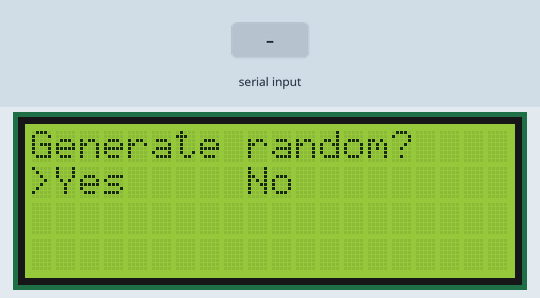
Bench run of a sketch on a simulated Arduino Uno, built with avr-gcc and run on an emulated ATmega328P. Shown: 20×4 character LCD. Inputs (shaded band) come from the test bench. Storage starts empty; random numbers use the default seed unless the sketch sets one; EEPROM starts erased; what the sketch prints to the serial monitor is not drawn.

Above: at 1.0 s.
1.1 s: "s" received over Serial
At 2.1 s:
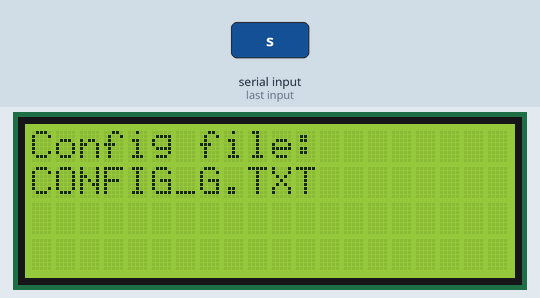
At 6.5 s:
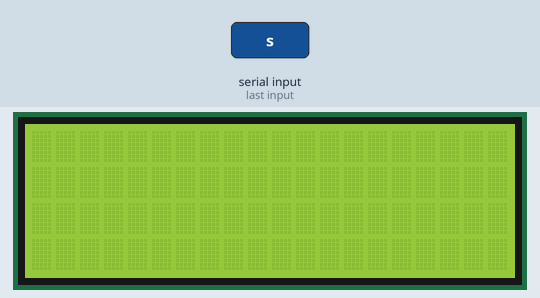
Timing chart, 0 to 8.0 s (numbered marks = the images above; inputs shaded):
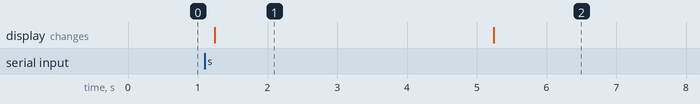

The sketch:

test.ino
```cpp
#include <Wire.h>
#include <LiquidCrystal_I2C.h>
#include <EEPROM.h>
#include <SD.h>
#include <SPI.h>
#include <TMRpcm.h>


LiquidCrystal_I2C lcd(0x27, 20, 4);
TMRpcm audio;


#define SS_SD 10
#define ENC_SW 3
#define MODE 0 //0-Serial control, 1 - encoder
#define configStateAddress 100 //50 - no config, 100 - configured,
#define configNameAddress 300

char* configName;
char current;
byte coding[16][3];


void setup() {
  Serial.begin(115200);
  audio.CSPin = SS_SD;
  audio.speakerPin = 9;
  pinMode(ENC_SW, INPUT_PULLUP);
  lcd.init();
  lcd.backlight();

  if (!SD.begin(SS_SD)) {
    lcd.clear();
    lcd.setCursor(0, 0);
    lcd.print("Error");
    lcd.setCursor(0, 1);
    lcd.print("No SD card");
    while (1);
  }
  if (EEPROM.read(configStateAddress) != 100) {
    Serial.println("no 100!");
    if (prompt("Generate random?", "Yes", "No")) {
      Serial.println("No config, generating");
      generateConfig();

    } else {
      Serial.println("No config, choosing");
      configChoosing();
//      File dir = SD.open("/Config");
//      Serial.println(getFilesCount(dir));
    }

  }
}

void loop() {
  // put your main code here, to run repeatedly:

}


void generateConfig() {
  char* path = "/Config/CONFIG_G.TXT";
  File configFile = SD.open("/Config/CONFIG_G.TXT", FILE_WRITE);
  configFile.seek(0);
  Serial.println(configFile.position());
  byte buff[48];
  randomSeed(analogRead(A0));
  for (byte i = 0; i < 48; i++) {
    bool pass = false;
    while (!pass) {
      bool repeated = false;
      buff[i] = random(0, 256);
      Serial.print(buff[i]);
      Serial.print(" ");
      for (int j = 0; j < i - 1; j++) {
        if (buff[i] == buff[j]) {
          repeated = true;
        }
      }
      if (!repeated) pass = true;
    }
    configFile.write(buff[i]);
    Serial.println(configFile.position());
  }
  Serial.println(configFile.name());
  configFile.seek(0);
  for (byte i = 0; i < 48; i++) {
    Serial.print(configFile.position());
    Serial.print("  ");
    Serial.print(configFile.read());
    Serial.print(" | ");
  }
  Serial.println();
  writeConfig(configFile);
}

void writeConfig(File configFile) {
  configFile.seek(0);
  configName = configFile.name();
  //  configFile.position();
  byte buff[48];
  byte index = 0;
  for (int i = 0; i < 16; i++) {
    Serial.print(i);
    Serial.print("  -  ");
    for (int j = 0; j < 3; j++) {
      coding[i][j] = configFile.read();
      buff[index] = coding[i][j];
      Serial.print(coding[i][j]);
      Serial.print("  ");
      index++;
    }
    Serial.println();
  }
  index = 0;
  bool isCorrect = true;
  for (int i = 0; i < 16; i++) {
    for (int j = 0; j < 3; j++) {
      for (int g = 0; g < index - 1; g++) {
        if (coding[i][j] == buff[g]) {
          isCorrect = false;
          Serial.println("Writeconfig, config repeats");
        }
      }
      index++;
    }
  }
  Serial.println(strlen(configName));
  Serial.println(configName);
  if (!((configName[strlen(configName) - 1] == 'A' || configName[strlen(configName) - 2] == 'R' || configName[strlen(configName) - 3] == 'T') || (configName[strlen(configName) - 1] == 'a' || configName[strlen(configName) - 2] == 'r' || configName[strlen(configName) - 3] == 't'))) {
    isCorrect = false;
    Serial.println("Write config, extension");
  }
  if (!isCorrect) {
    Serial.println("Write config, prompt");
    if (prompt("Generate random?", "Yes", "No")) {
      generateConfig();
      Serial.println("Write config, generating...");
    } else {
      lcd.clear();
      lcd.setCursor(0, 0);
      lcd.print("Config incorrect");
      lcd.setCursor(1, 1);
      lcd.print("Please reboot");
      while (1);
    }
  }

  EEPROM.write(configStateAddress, 100);
  EEPROM.put(configNameAddress, configName);
  lcd.clear();
  lcd.setCursor(0, 0);
  lcd.print("Config file:");
  lcd.setCursor(0, 1);
  lcd.print(configName);
  EEPROM.write(configStateAddress, 100);
  configFile.close();
  delay(4000);
  lcd.clear();

}


bool prompt(char* question, char* positive, char* negative) {
  lcd.clear();
  lcd.setCursor(0, 0);
  lcd.print(question);
  lcd.setCursor(0, 1);
  lcd.print(">");
  lcd.setCursor(1, 1);
  lcd.print(positive);
  lcd.setCursor(9, 1);
  lcd.print(negative);
  bool result = true;
  bool b = true;
  while (b) {
    if (MODE == 0) {
      if (Serial.available()) {
        switch (Serial.read()) {
          case 'y':
            result = true;
            lcd.clear();
            lcd.setCursor(0, 0);
            lcd.print(question);
            lcd.setCursor(0, 1);
            lcd.print(">");
            lcd.setCursor(1, 1);
            lcd.print(positive);
            lcd.setCursor(9, 1);
            lcd.print(negative);
            break;
          case 'n':
            result = false;
            lcd.clear();
            lcd.setCursor(0, 0);
            lcd.print(question);
            lcd.setCursor(8, 1);
            lcd.print(">");
            lcd.setCursor(1, 1);
            lcd.print(positive);
            lcd.setCursor(9, 1);
            lcd.print(negative);
            break;
          case 's':
            b = false;
            break;
        }
      }
    }
  }
  return result;
}

byte getFilesCount(File f) {
  byte filesCount = 0;
  bool areFiles = false;
  File entry1 =  f.openNextFile();
  if (! entry1) {

    return;
  } else {
    filesCount++;
    areFiles = true;
  }
  while (areFiles) {
    File entry2 =  f.openNextFile();
    if (! entry2) {
      areFiles = false;
    } else {
      filesCount++;
    }
    entry2.close();
  }
  entry1.close();
  return filesCount;
}

void configChoosing() {
  File dir = SD.open("/Config");
  byte b = getFilesCount(dir);
//  Serial.println(b = getFilesCount(dir));
  Serial.println(b);
  char* names[b];
  getFileNames(dir, b, names);
  dir.close();
  for (int i = 0; i < b; i++) {
    Serial.println(names[i]);
  }
//  lcdDisplayChoice(b, names, "Choose config:", configName);
//  Serial.println(configName);
//  File configFile = SD.open(configName);
//  writeConfig(configFile);
}


void getFileNames(File f, byte fileCount, char** names) {
  f.rewindDirectory();
  for (byte i = 0; i < fileCount; i++) {
    File result = f.openNextFile();
    names[i] = strdup(result.name());
    result.close();
  }
  //  for (int i = 0; i < fileCount; i++) {
  //    Serial.println(names[i]);
  //  }
}

char* lcdDisplayChoice(int optionsLength, char** options, char* message, char* res) {
  lcd.clear();
  lcd.setCursor(0, 0);
  lcd.print(message);
  lcd.setCursor(0, 1);
  lcd.print(">");
  lcd.setCursor(1, 1);

  char* result;
  lcd.print(options[0]);
  int pos = 0;
  bool b = true;
  //  for (int i = 0; i < optionsLength; i++) {
  //    Serial.println(options[i]);
  //  }
  while (b) {
    if (!MODE) {
      if (Serial.available()) {
        switch (Serial.read()) {
          case 'd':
            pos++;
            if (pos == optionsLength) pos = 0;
            lcd.clear();
            lcd.setCursor(0, 0);
            lcd.print(message);
            lcd.setCursor(0, 1);
            lcd.print(">");
            lcd.setCursor(1, 1);
            lcd.print(options[pos]);
            break;
          case 'u':
            pos--;
            if (pos == -1) pos = optionsLength - 1;
            lcd.clear();
            lcd.setCursor(0, 0);
            lcd.print(message);
            lcd.setCursor(0, 1);
            lcd.print(">");
            lcd.setCursor(1, 1);
            lcd.print(options[pos]);
            break;
          case 's':
            b = false;
            result = options[pos];
            break;
        }
      }

    }
    if (pos == -1) pos = optionsLength - 1;
    if (pos == optionsLength) pos = 0;
  }
  res = result;
}
```

Measured:
- after the input at 1.1 s, the display: changes after 0.14 s (image 1)
- what the display in image 1 shows lasts 4.0 s, from 1.2 s to 5.2 s
